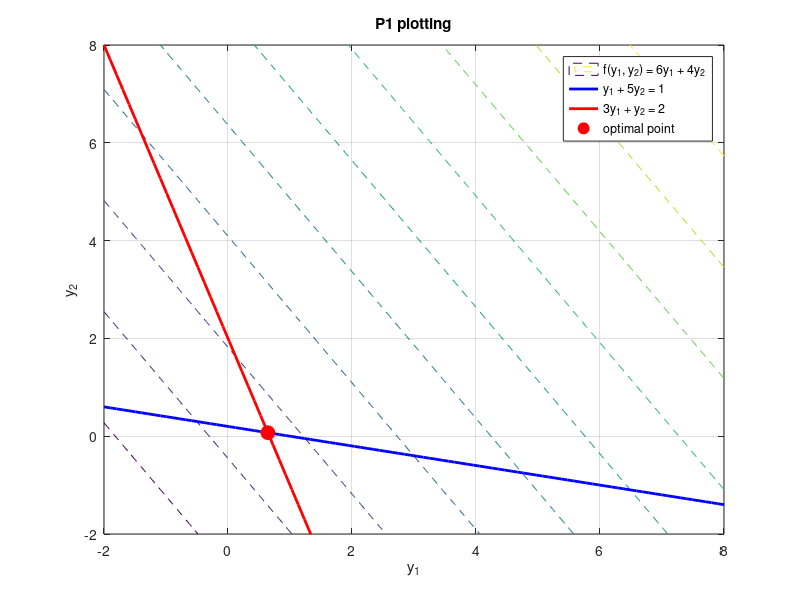

The MATLAB source for this figure:
% Define the range for x1 and x2
x1 = linspace(-2, 8, 100);
x2 = linspace(-2, 8, 100);

% Create a meshgrid for x1 and x2
[X1, X2] = meshgrid(x1, x2);

% Define the function f(x1, x2) = x1 + 2x2
F = 6 * X1 + 4 * X2;

% Create the contour plot for f(x1, x2)
figure;
contour(X1, X2, F, 'LineStyle', '--'); % Dashed contour lines
hold on;

% Plot the line x1 + 3x2 = 6
plot(x1, (1 - x1) / 5, 'b', 'LineWidth', 2); 

% Plot the line 5x1 + x2 = 4
plot(x1, 2 - 3 * x1, 'r', 'LineWidth', 2); 

% Set axis limits for better visualization
xlim([-2, 8]);
ylim([-2, 8]);

% The optimal point
plot(9/14, 1/14, 'ro', 'MarkerSize', 10, 'MarkerFaceColor', 'r'); 

% Add labels and legend
xlabel('y_1');
ylabel('y_2');
title('P1 plotting');
legend('f(y_1, y_2) = 6y_1 + 4y_2', 'y_1 + 5y_2 = 1', '3y_1 + y_2 = 2', 'optimal point');

% Show the grid
grid on;
hold off;

